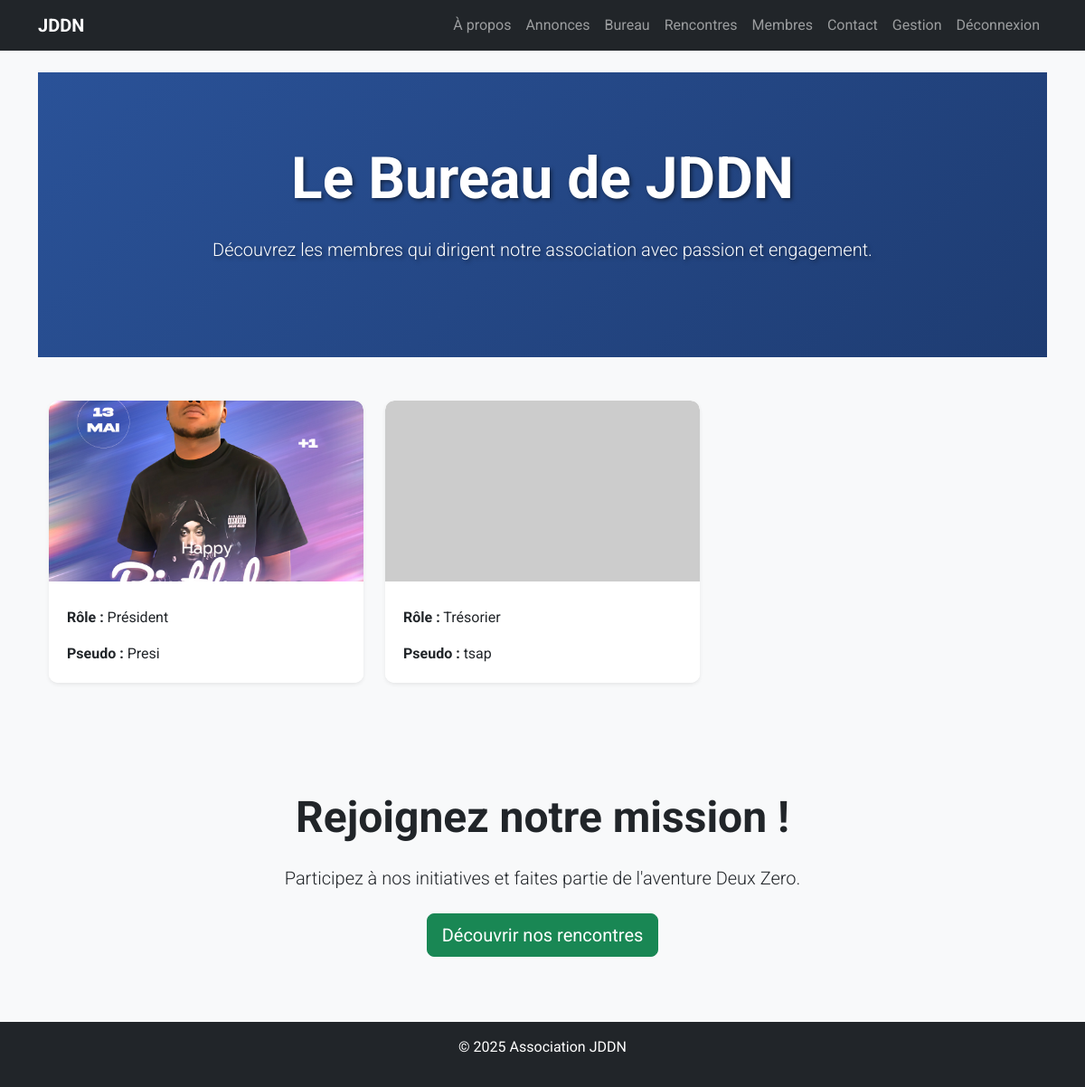
Page /bureau/ (signed in) on the committed database.
### core/models.py (models this page shows, shortened)
class Association(models.Model):
    nom = models.CharField(max_length=100)
    description = models.TextField(blank=True)
    date_creation = models.DateField()
    logo = models.ImageField(upload_to='logos/', blank=True, null=True)
    email = models.EmailField(blank=True)
    telephone = models.CharField(max_length=20, blank=True)
    adresse = models.TextField(blank=True)
    cotisation_match = models.DecimalField(max_digits=10, decimal_places=2, default=500.00)  # 500 FCFA par membre
    amende_retard = models.DecimalField(max_digits=10, decimal_places=2, default=100.00)  # 100 FCFA pour retard
    heure_debut_match = models.TimeField(default='08:00:00')  # 8h

class Membre(AbstractUser):
    association = models.ForeignKey('Association', on_delete=models.CASCADE, related_name='membres', null=True)
    pseudo = models.CharField(max_length=50, unique=True)
    date_naissance = models.DateField(null=True, blank=True)
    lieu_naissance = models.CharField(max_length=100, blank=True)
    photo = models.ImageField(upload_to='membres/', blank=True, null=True)
    role = models.ForeignKey('Role', on_delete=models.SET_NULL, null=True, blank=True)
    groups = models.ManyToManyField(
        'auth.Group',
        verbose_name=_('groups'),
        blank=True,
        related_name='membre_groups',  # Nom unique pour éviter le conflit avec auth.User
        help_text=_(
            'The groups this user belongs to. A user will get all permissions '
            'granted to each of their groups.'
        ),
    )
    user_permissions = models.ManyToManyField(
        'auth.Permission',
        verbose_name=_('user permissions'),
        blank=True,
        related_name='membre_permissions',  # Nom unique pour éviter le conflit avec auth.User
        help_text=_('Specific permissions for this user.'),
    )
    def is_bureau(self):
        return self.role and self.role.nom != 'membre_simple'

class Role(models.Model):
    ROLE_CHOICES = [
        ('membre_simple', 'Membre Simple'),
        ('president', 'Président'),
        ('vice_president', 'Vice-Président'),
        ('censeur', 'Censeur'),
        ('secretaire', 'Secrétaire'),
        ('tresorier', 'Trésorier'),
        ('conseiller', 'Conseiller'),
        ('commissaire_comptes', 'Commissaire aux Comptes'),
        ('charge_communication', 'Chargé de la Communication'),
    ]
    nom = models.CharField(max_length=50, choices=ROLE_CHOICES, unique=True)

### core/views.py (the view)
# urls.py: path('bureau/', views.bureau, name='bureau'),
@login_required
def bureau(request):
    association = request.user.association
    if not association:
        logger.error("No association for user %s", request.user)
        return render(request, 'core/403.html', {'error': 'Aucune association associée à cet utilisateur.'}, status=403)
    bureau_membres = Membre.objects.filter(association=association, role__nom__in=['president', 'secretaire', 'tresorier']).order_by('role__nom')
    logger.debug("Found %d bureau members for association %s", bureau_membres.count(), association)
    bureau_membres_with_delays = [(membre, index / 3.0) for index, membre in enumerate(bureau_membres)]
    return render(request, 'core/bureau.html', {
        'association': association,
        'bureau_membres_with_delays': bureau_membres_with_delays,
    })

### templates/core/bureau.html (shortened to what this page needs)
{% extends 'base.html' %}
{% load static %}
{% block content %}
<div class="container-fluid p-0">
    <div class="hero-section text-center text-white" style="background: linear-gradient(135deg, #2a5298 0%, #1e3c72 100%); padding: 80px 20px;">
        <h1 class="display-3 fw-bold mb-4 animate__animated animate__fadeIn">Le Bureau de {{ association.nom }}</h1>
        <p class="lead mb-4 animate__animated animate__fadeIn" style="animation-delay: 0.3s;">
            Découvrez les membres qui dirigent notre association avec passion et engagement.
        </p>
    </div>
    <div class="container my-5">
        {% if bureau_membres_with_delays %}
            <div class="row">
                {% for membre, delay in bureau_membres_with_delays %}
                    <div class="col-md-6 col-lg-4 mb-4">
                        <div class="card h-100 border-0 shadow-sm animate__animated animate__fadeInUp" style="animation-delay: {{ delay }}s;">
                            {% if membre.photo %}
                                <img src="{{ membre.photo.url }}" class="card-img-top" alt="{{ membre.pseudo }}" style="height: 200px; object-fit: cover;">
                            {% else %}
                                <img src="https://via.placeholder.com/200x200?text={{ membre.pseudo|slice:":1" }}" class="card-img-top" alt="Placeholder" style="height: 200px; object-fit: cover;">
                            {% endif %}
                            <div class="card-body">
                                <p class="card-text"><strong>Rôle :</strong> {{ membre.role.get_nom_display|default:"N/A" }}</p>
                                <p class="card-text"><strong>Pseudo :</strong> {{ membre.pseudo|default:"N/A" }}</p>
                            </div>
                        </div>
                    </div>
                {% endfor %}
            </div>
        {% endif %}
    </div>
    <div class="cta-section text-center py-5 bg-light">
        <h2 class="display-5 fw-bold mb-4 animate__animated animate__fadeIn">Rejoignez notre mission !</h2>
        <p class="lead mb-4">Participez à nos initiatives et faites partie de l'aventure Deux Zero.</p>
        <a href="{% url 'rencontres' %}" class="btn btn-success btn-lg animate__animated animate__pulse">Découvrir nos rencontres</a>
    </div>
    <link rel="stylesheet" href="https://cdnjs.cloudflare.com/ajax/libs/animate.css/4.1.1/animate.min.css">
</div>
{% endblock %}

### static/css/custom.css (style rules this page uses)
body { background-color: #f8f9fa; }
.card-img-top { object-fit: cover; }

### templates/core/bureau.html (style rules this page uses)
.hero-section { min-height: 300px; display: flex; flex-direction: column; justify-content: center; text-shadow: 2px 2px 4px rgba(0, 0, 0, 0.5); }
.card { transition: transform 0.3s ease, box-shadow 0.3s ease; border-radius: 10px; overflow: hidden; }
.card-img-top { border-top-left-radius: 10px; border-top-right-radius: 10px; }
.card-body { background: #fff; padding: 20px; }
.animate__pulse { animation-duration: 1.5s; animation-iteration-count: infinite; }
body { font-family: 'Roboto', sans-serif; }

### rows in the picture
Association: nom "JDDN"
Membre: photo (picture), role.nom "Président", pseudo "Presi"
Membre: role.nom "Trésorier", pseudo "tsap"
